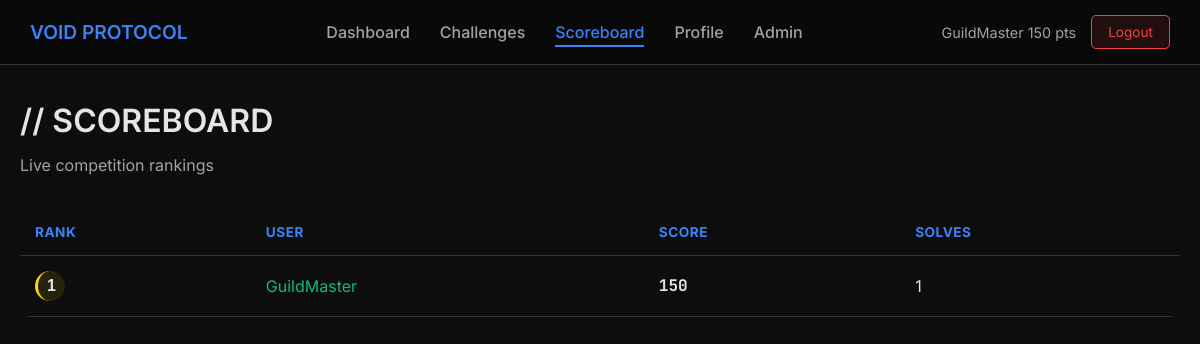
The app's page /scoreboard (signed in) with its own data.
### app.py (models this page shows)
class User(db.Model):
    id = db.Column(db.Integer, primary_key=True)
    username = db.Column(db.String(80), unique=True, nullable=False)
    email = db.Column(db.String(120), unique=True, nullable=False)
    password_hash = db.Column(db.String(255), nullable=False)
    is_admin = db.Column(db.Boolean, default=False)
    is_banned = db.Column(db.Boolean, default=False)
    score = db.Column(db.Integer, default=0)
    created_at = db.Column(db.DateTime, default=lambda: datetime.now(timezone.utc))
    solves = db.relationship('Solve', backref='user', lazy=True)

### app.py (the view)
@app.route('/scoreboard')
@login_required
@not_banned
def scoreboard():
    logger.info("Loading scoreboard")
    try:
        user = db.session.get(User, session['user_id'])
        if not user:
            logger.error(f"User not found in session: {session.get('user_id')}")
            return redirect(url_for('logout'))
        users = User.query.filter_by(is_banned=False).order_by(User.score.desc()).all()
        scoreboard_data = []
        for rank, u in enumerate(users, 1):
            solve_count = Solve.query.filter_by(user_id=u.id).count()
            scoreboard_data.append({
                'rank': rank,
                'user': u,
                'solve_count': solve_count
            })
        logger.info(f"Scoreboard loaded with {len(scoreboard_data)} entries")
        return render_template('scoreboard.html', user=user, scoreboard=scoreboard_data)
    except Exception as e:
        logger.error(f"Error loading scoreboard: {str(e)}", exc_info=True)
        return render_template('scoreboard.html', user=user, scoreboard=[])

### app.py (called while the page is built)
def login_required(f):
    @wraps(f)
    def decorated_function(*args, **kwargs):
        if 'user_id' not in session:
            return redirect(url_for('login'))
        return f(*args, **kwargs)
    return decorated_function

def not_banned(f):
    @wraps(f)
    def decorated_function(*args, **kwargs):
        if 'user_id' in session:
            user = db.session.get(User, session['user_id'])
            if user and user.is_banned:
                session.clear()
                return redirect(url_for('login', banned=True))
        return f(*args, **kwargs)
    return decorated_function

### templates/scoreboard.html (shortened to what this page needs)
{% extends "base.html" %}
{% block content %}
<div class="container">
    <h1>// SCOREBOARD</h1>
    <p style="color: var(--text-secondary); margin-bottom: 30px;">Live competition rankings</p>
    {% if scoreboard and scoreboard|length > 0 %}
    <div class="scoreboard-table-wrapper">
        <table class="scoreboard-table" id="scoreboardTable">
            <thead>
                <tr>
                    <th>Rank</th>
                    <th>User</th>
                    <th>Score</th>
                    <th>Solves</th>
                </tr>
            </thead>
            <tbody>
                {% for entry in scoreboard %}
                {% if entry and entry.user %}
                <tr class="{% if entry.user.id == user.id %}current-user{% endif %}">
                    <td>
                        <span class="rank-badge rank-{{ entry.rank }}">{{ entry.rank }}</span>
                    </td>
                    <td style="color: var(--accent-green);">{{ entry.user.username or 'Unknown' }}</td>
                    <td style="font-family: 'JetBrains Mono', monospace; font-weight: 700;">{{ entry.user.score or 0 }}</td>
                    <td>{{ entry.solve_count or 0 }}</td>
                </tr>
                {% endif %}
                {% endfor %}
            </tbody>
        </table>
    </div>
    {% else %}
    <div class="card">
        <p style="color: var(--text-secondary); text-align: center; padding: 40px;">No scoreboard data available.</p>
    </div>
    {% endif %}
</div>
{% endblock %}

### templates/base.html (shortened to what this page needs)
<!DOCTYPE html>
<html lang="en">
<head>
    <link rel="stylesheet" href="{{ url_for('static', filename='css/style.css') }}">
</head>
<body>
    {% if session.user_id %}
    <nav class="navbar">
        <a href="{{ url_for('dashboard') }}" class="nav-brand">VOID PROTOCOL</a>
        <ul class="nav-links">
            <li><a href="{{ url_for('dashboard') }}" class="{% if request.endpoint == 'dashboard' %}active{% endif %}">Dashboard</a></li>
            <li><a href="{{ url_for('challenges') }}" class="{% if request.endpoint == 'challenges' or request.endpoint == 'view_challenge' %}active{% endif %}">Challenges</a></li>
            <li><a href="{{ url_for('scoreboard') }}" class="{% if request.endpoint == 'scoreboard' %}active{% endif %}">Scoreboard</a></li>
            <li><a href="{{ url_for('profile') }}" class="{% if request.endpoint == 'profile' %}active{% endif %}">Profile</a></li>
            {% if user.is_admin %}
            <li><a href="{{ url_for('admin') }}" class="{% if request.endpoint.startswith('admin') %}active{% endif %}">Admin</a></li>
            {% endif %}
        </ul>
        <div class="nav-user">
            <div class="nav-user-info">
                {{ user.username }} <span>{{ user.score }} pts</span>
            </div>
            <a href="{{ url_for('logout') }}" class="nav-logout">Logout</a>
        </div>
    </nav>
    {% endif %}
    <main class="main-content">
        {% block content %}{% endblock %}
    </main>
</body>
</html>

### static/css/style.css (style rules this page uses)
* { margin: 0; padding: 0; box-sizing: border-box; }
:root { --bg-dark: #0d0d0d; --bg-darker: #080808; --bg-card: #1a1a1a; --bg-card-hover: #222222; --accent-blue: #3b82f6; --accent-cyan: #06b6d4; --accent-green: #10b981; --accent-red: #ef4444; --accent-yellow: #f59e0b; --text-primary: #e5e5e5; --text-secondary: #a3a3a3; --text-muted: #737373; --border-color: #333333; --border-hover: #444444; }
body { font-family: 'Inter', sans-serif; background: var(--bg-dark); min-height: 100vh; color: var(--text-primary); overflow-x: hidden; }
h1, h2, h3, h4, h5, h6 { font-family: 'Inter', sans-serif; font-weight: 600; line-height: 1.3; }
h1 { color: var(--text-primary); margin-bottom: 10px; }
p { line-height: 1.7; margin-bottom: 15px; }
.container { max-width: 1400px; margin: 0 auto; padding: 20px; }
.navbar { background: rgba(10, 10, 10, 0.95); backdrop-filter: blur(20px); border-bottom: 1px solid var(--border-color); padding: 15px 30px; position: fixed; top: 0; left: 0; right: 0; z-index: 1000; display: flex; justify-content: space-between; align-items: center; flex-wrap: wrap; gap: 10px; }
.nav-brand { font-family: 'Inter', sans-serif; font-size: 1.2em; font-weight: 600; color: var(--accent-blue); text-decoration: none; white-space: nowrap; }
.nav-links { display: flex; gap: 30px; list-style: none; flex-wrap: wrap; }
.nav-links a { color: var(--text-secondary); text-decoration: none; font-weight: 500; transition: all 0.3s ease; position: relative; }
.nav-links a:hover, .nav-links a.active { color: var(--accent-blue); }
.nav-links a::after { content: ''; position: absolute; bottom: -5px; left: 0; width: 0; height: 2px; background: var(--accent-blue); transition: width 0.3s ease; }
.nav-links a:hover::after, .nav-links a.active::after { width: 100%; }
.nav-user { display: flex; align-items: center; gap: 15px; flex-wrap: wrap; }
.nav-user-info { color: var(--text-secondary); font-size: 0.9em; white-space: nowrap; }
.nav-logout { padding: 8px 16px; background: rgba(239, 68, 68, 0.1); border: 1px solid var(--accent-red); color: var(--accent-red); border-radius: 5px; text-decoration: none; font-size: 0.85em; transition: all 0.3s ease; white-space: nowrap; }
.main-content { margin-top: 80px; min-height: calc(100vh - 80px); }
.scoreboard-table-wrapper { overflow-x: auto; -webkit-overflow-scrolling: touch; margin-top: 20px; border-radius: 10px; }
.scoreboard-table { width: 100%; border-collapse: collapse; min-width: 600px; }
.scoreboard-table th, .scoreboard-table td { padding: 15px; text-align: left; border-bottom: 1px solid var(--border-color); }
.scoreboard-table th { color: var(--accent-blue); font-family: 'Inter', sans-serif; font-size: 0.85em; text-transform: uppercase; letter-spacing: 0.5px; white-space: nowrap; }
.scoreboard-table .rank-1 { background: rgba(255, 215, 0, 0.1); border-left: 3px solid #ffd700; }
.rank-badge { display: inline-block; width: 30px; height: 30px; line-height: 30px; text-align: center; border-radius: 50%; font-weight: 700; font-family: 'Orbitron', sans-serif; }
.main-content > * { animation: fadeInUp 0.6s ease forwards; }
.main-content > *:nth-child(1) { animation-delay: 0.1s; }

### records on screen
User: username "GuildMaster", score "150", user "GuildMaster", user "150"

### other values on screen
{{ entry.rank }} "1"
{{ entry.solve_count or 0 }} "1"
